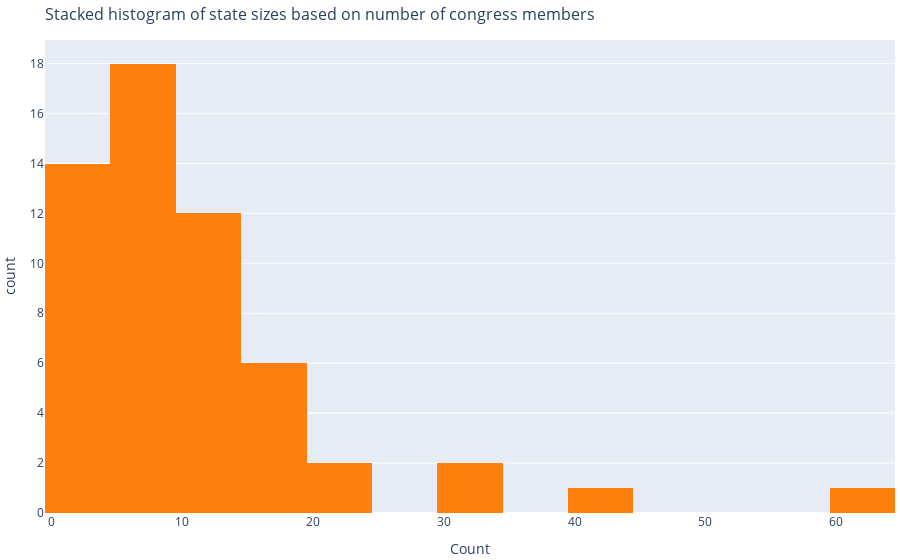

Here is the notebook cell this chart was saved with:
### Markdown cell above
Above the distribution is seen. Remember that the data is from two congresses so reelected politicians will only count as one - thus it does not fully illustrate the political landscape. But the plot gives the exact distribution of the dataset that is used in the project. It also becomes very apparent how the sizes (based on members of congress) varies between states. California is the largest by some distance down to Texas. Then there is an additional large jump to Florida and New York with 32 each - and an additional large jump is then down to Illinois and Pennsylvania with 23. Many states are found in the band with 11-14 members. The full distribution as a histogram is found below:

### Code cell
fig = px.histogram(
    party_state_distribution.groupby('State').agg('sum').reset_index(),
    x="Count", 
    nbins=15,
    color_discrete_sequence=['#ff7f0e'],
    title='Stacked histogram of state sizes based on number of congress members'
)
fig.update_layout(
    margin=dict(b=5,l=5,r=5,t=40),
    titlefont_size=16,
)
fig.write_html(
    file = "../web_app/plotly_files/tweet_parties_histogram.html", 
    full_html = False,
    include_plotlyjs='cdn'
)
fig

### Figure 1 — Plotly figure (JSON) as saved in the notebook; plotly's stock layout.template omitted (floating-point values rounded to 4 significant figures)
{"data": [{"alignmentgroup": "True", "bingroup": "x", "hovertemplate": "Count=%{x}<br>count=%{y}<extra></extra>", "legendgroup": "", "marker": {"color": "#ff7f0e"}, "name": "", "nbinsx": 15, "offsetgroup": "", "orientation": "v", "showlegend": false, "type": "histogram", "x": [3, 9, 6, 1, 13, 61, 11, 7, 1, 4, 33, 18, 1, 5, 8, 5, 23, 14, 6, 7, 8, 12, 12, 5, 18, 14, 12, 1, 7, 3, 17, 4, 5, 5, 16, 6, 10, 32, 19, 9, 7, 23, 1, 4, 11, 3, 14, 44, 7, 17, 1, 3, 13, 10, 5, 3], "xaxis": "x", "yaxis": "y"}], "layout": {"barmode": "relative", "legend": {"tracegroupgap": 0}, "margin": {"b": 5, "l": 5, "r": 5, "t": 40}, "title": {"font": {"size": 16}, "text": "Stacked histogram of state sizes based on number of congress members"}, "xaxis": {"anchor": "y", "domain": [0, 1], "title": {"text": "Count"}}, "yaxis": {"anchor": "x", "domain": [0, 1], "title": {"text": "count"}}}}
